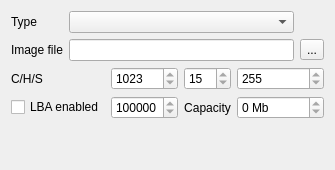
               <widget class="QWidget" name="tab_2">
                <attribute name="title">
                 <string>Master</string>
                </attribute>
                <layout class="QVBoxLayout" name="verticalLayout_17">
                 <item>
                  <layout class="QGridLayout" name="gridLayout_10">
                   <item row="0" column="1">
                    <widget class="QComboBox" name="hm_type"/>
                   </item>
                   <item row="0" column="0">
                    <widget class="QLabel" name="label_17">
                     <property name="text">
                      <string>Type</string>
                     </property>
                    </widget>
                   </item>
                   <item row="1" column="0">
                    <widget class="QLabel" name="label_32">
                     <property name="text">
                      <string>Image file</string>
                     </property>
                    </widget>
                   </item>
                   <item row="1" column="1">
                    <widget class="QLineEdit" name="hm_path"/>
                   </item>
                   <item row="1" column="2">
                    <widget class="QToolButton" name="hm_pathtb">
                     <property name="text">
                      <string>...</string>
                     </property>
                     <property name="icon">
                      <iconset resource="../xpeccy.qrc">
                       <normaloff>:/images/fileopen.png</normaloff>:/images/fileopen.png</iconset>
                     </property>
                    </widget>
                   </item>
                  </layout>
                 </item>
                 <item>
                  <layout class="QGridLayout" name="gridLayout_8" columnstretch="0,0,0,0">
                   <item row="0" column="0">
                    <widget class="QLabel" name="label_19">
                     <property name="text">
                      <string>C/H/S</string>
                     </property>
                    </widget>
                   </item>
                   <item row="0" column="3">
                    <widget class="QSpinBox" name="hm_gsec">
                     <property name="readOnly">
                      <bool>true</bool>
                     </property>
                     <property name="minimum">
                      <number>1</number>
                     </property>
                     <property name="maximum">
                      <number>255</number>
                     </property>
                     <property name="value">
                      <number>255</number>
                     </property>
                    </widget>
                   </item>
                   <item row="0" column="2">
                    <widget class="QSpinBox" name="hm_ghd">
                     <property name="readOnly">
                      <bool>true</bool>
                     </property>
                     <property name="minimum">
                      <number>1</number>
                     </property>
                     <property name="maximum">
                      <number>16</number>
                     </property>
                     <property name="value">
                      <number>15</number>
                     </property>
                    </widget>
                   </item>
                   <item row="1" column="1">
                    <widget class="QSpinBox" name="hm_glba">
                     <property name="readOnly">
                      <bool>true</bool>
                     </property>
                     <property name="maximum">
                      <number>5000000</number>
                     </property>
                     <property name="value">
                      <number>4194304</number>
                     </property>
                    </widget>
                   </item>
                   <item row="1" column="2">
                    <widget class="QLabel" name="label_20">
                     <property name="text">
                      <string>Capacity</string>
                     </property>
                     <property name="alignment">
                      <set>Qt::AlignCenter</set>
                     </property>
                    </widget>
                   </item>
                   <item row="1" column="0">
                    <widget class="QCheckBox" name="hm_islba">
                     <property name="text">
                      <string>LBA enabled</string>
                     </property>
                    </widget>
                   </item>
                   <item row="1" column="3">
                    <widget class="QSpinBox" name="hm_capacity">
                     <property name="readOnly">
                      <bool>true</bool>
                     </property>
                     <property name="suffix">
                      <string> Mb</string>
                     </property>
                     <property name="maximum">
                      <number>128000</number>
                     </property>
                    </widget>
                   </item>
                   <item row="0" column="1">
                    <widget class="QSpinBox" name="hm_gcyl">
                     <property name="readOnly">
                      <bool>true</bool>
                     </property>
                     <property name="minimum">
                      <number>1</number>
                     </property>
                     <property name="maximum">
                      <number>65535</number>
                     </property>
                     <property name="value">
                      <number>1023</number>
                     </property>
                    </widget>
                   </item>
                  </layout>
                 </item>
                 <item>
                  <spacer name="verticalSpacer_7">
                   <property name="orientation">
                    <enum>Qt::Vertical</enum>
                   </property>
                   <property name="sizeHint" stdset="0">
                    <size>
                     <width>20</width>
                     <height>40</height>
                    </size>
                   </property>
                  </spacer>
                 </item>
                </layout>
               </widget>
